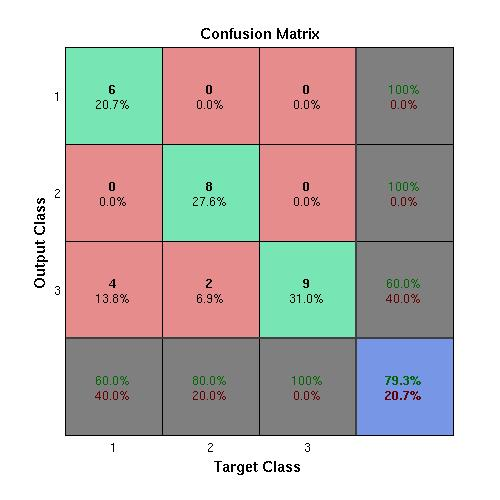
%> input picture confusionmatrices/lvqicm.jpg, 500 x 500 px
$ octave --eval "result = polarize(imread('confusionmatrices/lvqicm.jpg'));"   (GNU Octave 9; MATLAB toolbox functions it lacks are replaced by stand-ins)
%> lines starting %> are read from the running program, lines starting %| are printed output that depends on the picture; in (x1, y1, x2, y2) boxes, pixels count from 0 and x2, y2 are one past the last pixel; in counts of white or black regions, pixels touching at a corner belong together; the program's own positions count from 1
### threshhold.m
function output=threshhold(InputMatrix)
    [w,h,d] = size(InputMatrix);
    for i=1:w
    for j=1:h
       if (InputMatrix(i,j) < 128)
          output(i,j) = 0;
       else
           output(i,j) = 1;
       end
    end
    end
end

%Hey first you use imread('filename') to get the image
%then you use rgb2gray(image)
%finally you run it through this threshold function
%then use imshow to view it

### polarize.m
function output=polarize(img)
    if (ischar(img))
       img = getImage(img);
    end

    img = resizeImage(img);
%> in resizeImage, `img=imresize(imgIn, [480, 640]);`:
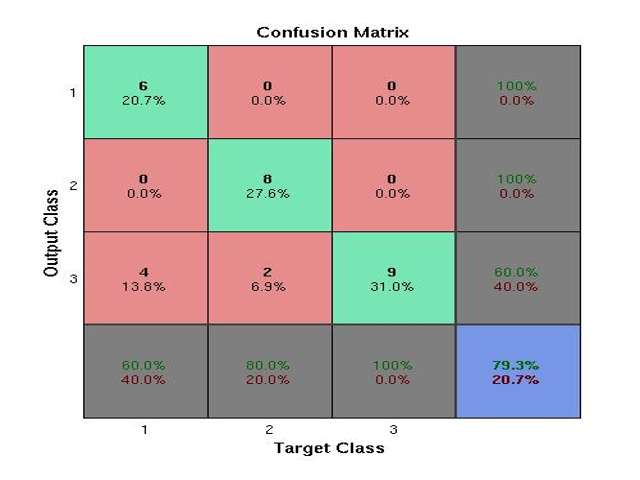
%> img: size 480x640x3 uint8; mean R, G, B 194.7, 188.1, 185.5

    output = rgb2gray(img);
    output = threshhold(output);
end

function img=getImage(filename)
    img = imread(filename);
end

function img=resizeImage(imgIn)
    img=imresize(imgIn, [480, 640]);
end
%> in polarize, `output = rgb2gray(img);`:
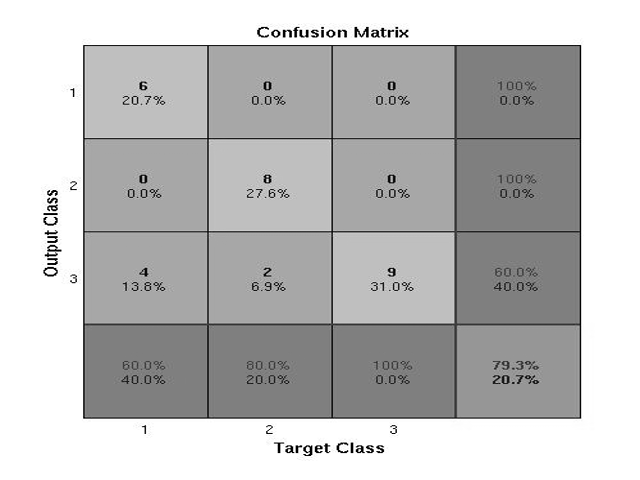
%> output: size 480x640 uint8; min 0, max 255, mean 189.8
%> after the loop in threshhold, `for i=1:w`:
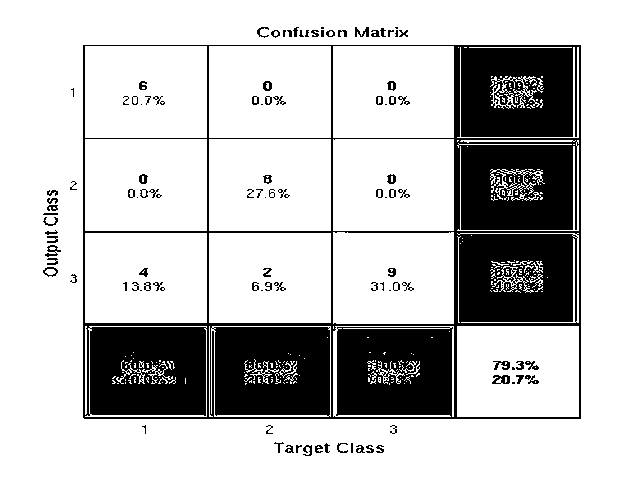
%> output: size 480x640 double; values 0 (black) and 1 (white), 77.1% white; 116 black regions (33 under 20 px), largest, box (x1, y1, x2, y2) and area: (83, 45, 581, 419) 66977, (492, 375, 510, 384) 106, (493, 361, 510, 370) 85
